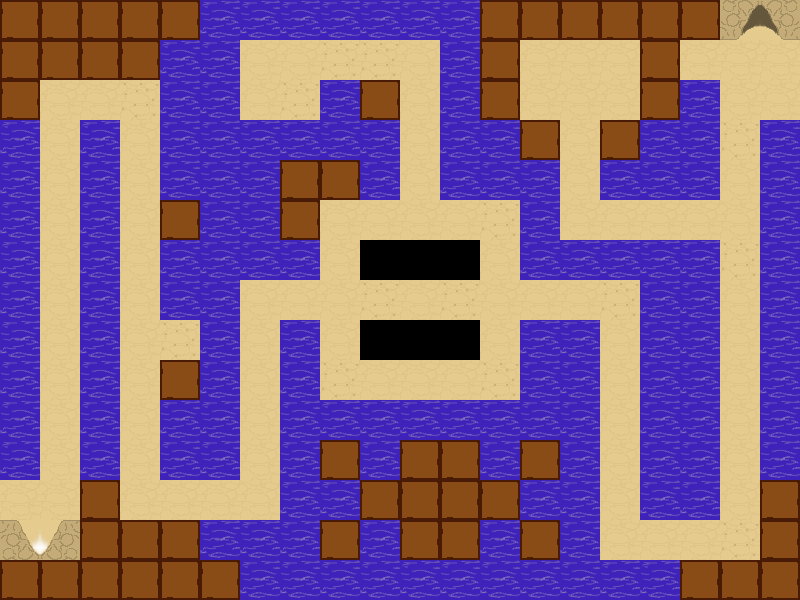

Below is a game level as drawn by its tile map, then a one-line description and the .tmx file that defines it, in full:
An orthogonal 20x15 tile map with 40x40 px tiles, 1 tile layer (Tile Layer 1) and 14 objects.

<map version="1.0" orientation="orthogonal" renderorder="left-down" width="20" height="15" tilewidth="40" tileheight="40" nextobjectid="18">
 <tileset firstgid="1" source="ancientTech.tsx" />
 <layer name="Tile Layer 1" width="20" height="15">
  <data encoding="csv">
3,3,3,3,3,16,16,16,16,16,16,16,3,3,3,3,3,3,8,9,
3,3,3,3,16,16,2,2,11,11,2,16,3,2,2,2,3,2,2,2,
3,2,2,11,16,16,2,11,16,3,2,16,3,2,2,2,3,16,2,2,
16,2,16,2,16,16,16,16,16,16,2,16,16,3,2,3,16,16,11,16,
16,2,16,2,16,16,16,3,3,16,2,16,16,16,2,16,16,16,2,16,
16,2,16,2,3,16,16,3,2,2,2,2,11,16,2,2,2,2,2,16,
16,2,16,2,16,16,16,16,2,15,15,15,2,16,16,16,16,16,11,16,
16,2,16,2,16,16,2,2,2,11,2,11,2,2,2,11,16,16,2,16,
16,2,16,2,11,16,2,16,2,15,15,15,2,16,16,2,16,16,2,16,
16,2,16,2,3,16,2,16,11,2,2,2,11,16,16,2,16,16,2,16,
16,2,16,2,16,16,2,16,16,16,16,16,16,16,16,2,16,16,2,16,
16,2,16,2,16,16,2,16,3,16,3,3,16,3,16,2,16,16,2,16,
2,2,3,2,2,2,2,16,16,3,3,3,3,16,16,2,16,16,2,3,
5,6,3,3,3,16,16,16,3,16,3,3,16,3,16,2,2,2,11,3,
3,3,3,3,3,3,16,16,16,16,16,16,16,16,16,16,16,3,3,3
</data>
 </layer>
 <objectgroup name="Object Layer 1">
  <object id="1" gid="19" x="40" y="600" width="40" height="40">
   <properties>
    <property name="boulder" value="bld1" />
    <property name="direction" type="int" value="-1" />
    <property name="max_move_length" type="int" value="480" />
    <property name="move_rate" type="int" value="2" />
   </properties>
  </object>
  <object id="2" gid="19" x="119.75" y="80" width="40" height="40">
   <properties>
    <property name="boulder" value="bld2" />
    <property name="direction" type="int" value="1" />
    <property name="max_move_length" type="int" value="440" />
    <property name="move_rate" type="int" value="3" />
   </properties>
  </object>
  <object id="3" gid="19" x="720" y="600" width="40" height="40">
   <properties>
    <property name="boulder" value="bld3" />
    <property name="direction" type="int" value="-1" />
    <property name="max_move_length" type="int" value="520" />
    <property name="move_rate" type="int" value="5" />
   </properties>
  </object>
  <object id="4" gid="17" x="560" y="160.273" width="40" height="40">
   <properties>
    <property name="direction" type="int" value="-1" />
    <property name="gate" value="kings_tomb" />
    <property name="max_move_length" type="int" value="40" />
    <property name="move_rate" type="int" value="1" />
   </properties>
  </object>
  <object id="5" gid="14" x="680.333" y="80" width="40" height="40">
   <properties>
    <property name="trigger" value="kings_tomb" />
   </properties>
  </object>
  <object id="6" gid="14" x="40" y="480.5" width="40" height="40">
   <properties>
    <property name="trigger" value="bld1" />
   </properties>
  </object>
  <object id="7" gid="14" x="119.5" y="279.5" width="40" height="40">
   <properties>
    <property name="trigger" value="bld2" />
   </properties>
  </object>
  <object id="8" gid="10" x="18.5" y="559.5" width="40" height="40">
   <properties>
    <property name="exit" value="prev_room" />
   </properties>
  </object>
  <object id="9" gid="10" x="741.5" y="39.75" width="40" height="40">
   <properties>
    <property name="exit" value="next_room" />
   </properties>
  </object>
  <object id="10" gid="4" x="741.25" y="80" width="40" height="40">
   <properties>
    <property name="spawn" value="next_room" />
   </properties>
  </object>
  <object id="11" gid="4" x="18.8333" y="519.667" width="40" height="40">
   <properties>
    <property name="spawn" value="prev_room" />
   </properties>
  </object>
  <object id="12" gid="20" x="560.333" y="80.3333" width="40" height="40">
   <properties>
    <property name="artifact" value="kings_sword" />
    <property name="worth" type="int" value="5000" />
   </properties>
  </object>
  <object id="14" gid="24" x="240" y="80" width="40" height="40">
   <properties>
    <property name="artifact" value="fishingrod" />
    <property name="worth" type="int" value="500" />
   </properties>
  </object>
  <object id="15" gid="14" x="720.061" y="320.242" width="40" height="40">
   <properties>
    <property name="trigger" value="bld3" />
   </properties>
  </object>
 </objectgroup>
</map>
